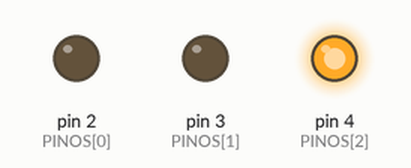
The sketch below on a simulated Arduino Uno, built with avr-gcc and run on an emulated ATmega328P. Parts: output pins drawn as LEDs (lit = HIGH).

Above: at 0.15 s.
At 1.35 s:
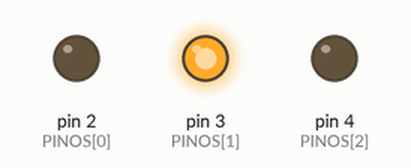
At 2.55 s:
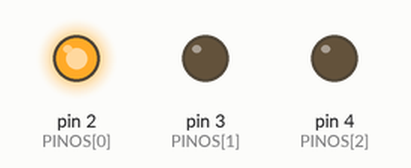
Timing chart, 0 to 3.0 s (numbered marks = the images above):
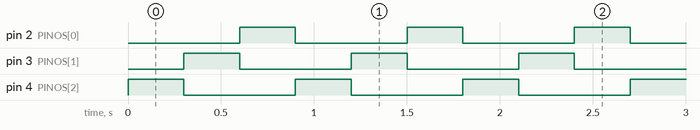

The sketch:

aula35_nivel1.ino
```cpp
// Aula 35 – Nível 1: Simulado: vetor de pinos
// pecas: led 2 vermelho; led 3 amarelo; led 4 verde
// Simulado: acende os LEDs do vetor do último para o primeiro
#include <Arduino.h>                    // funções do Arduino (pinMode, digitalWrite, delay...)
const int PINOS[] = {2, 3, 4};          // pinos dos LEDs

void setup() {                          // roda uma vez, quando a placa liga
  for (int i = 0; i < 3; i++) pinMode(PINOS[i], OUTPUT);   // configura os 3 pinos
}

void loop() {                           // repete para sempre
  for (int i = 2; i >= 0; i--) {        // do último para o primeiro
    digitalWrite(PINOS[i], HIGH); delay(300);   // acende/liga PINOS[i] e espera 300 ms
    digitalWrite(PINOS[i], LOW);        // apaga/desliga PINOS[i]
  }
}
```

Measured:
- by itself, pin 2 (PINOS[0]), pin 3 (PINOS[1]), pin 4 (PINOS[2]): alternates HIGH for 0.30 s and LOW for 0.60 s
- by itself, everything shown: repeats every 0.90 s, in 4 steps
